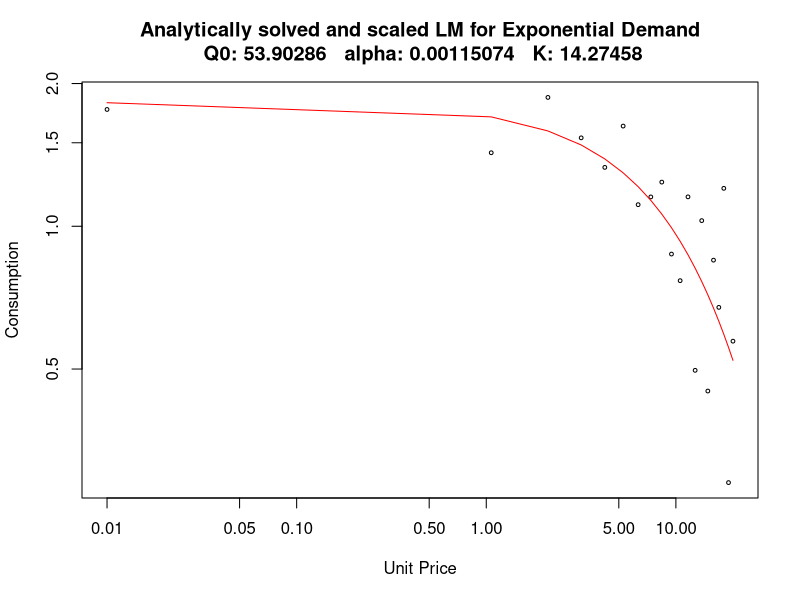

R code for this plot:
###
#
#   Shawn Gilroy
#   06/04/2017
#
#   GPLv2+
#
#   Proofs for solving exponential demand model via analytic gradient
#   
#   Requires: minpack.lm
#
#   Purposes:
#   1) Simulates demand model, with noise for testing with various conditions (enable seed to disable)
#   2) Manually specify out analytic derivatives and hand build jacobian matrix
#   3) Scale individual, low-level errors for e-3,4 parameters
#
###

#set.seed(65536)      #  <---- Seed here

require(minpack.lm)

###
#  
#   Demand Function (Exponential form)
#
###
exponentialDemandFunc <- function(x, q0, alpha, k) 
{
  func <- (log(q0)/log(10)) + k * (exp(-alpha * q0 * x) - 1)
  eval(func)
}

###
#  
#   Jacobian of the demand function (Exponential form)
#
###
exponentialGradient <- function(x, q0, alpha, k) 
{
  func <- expression((log(q0)/log(10)) + k * (exp(-alpha * q0 * x) - 1))
  c(eval(D(func, "q0")), 
    eval(D(func, "alpha" )),
    eval(D(func, "k"  )))
}

###
#  
#   Residual helper function
#
###
exponentialResidualFunc <- function(params, x, consumption, demandFunction, jacobianFunction)
{
  consumption - do.call("demandFunction", c(list(x = x), as.list(params)))
}

###
#  
#   Jacobian helper function
#
###
exponentialJacobianMatrix <- function(params, x, consumption, demandFunction, jacobianFunction) 
{
  -do.call("jacobianFunction", c(list(x = x), as.list(params)))
}  

# Simulated price points
pricePoints <- seq(0.01, 
                   20, 
                   length=20)

# Simulated base parameters
seedParams <- c(q0 = 8, 
                alpha = 0.006, 
                k = 1)

# Fitted base model
demandWithNoise <- do.call("exponentialDemandFunc", 
                           c(list(x = pricePoints), 
                           as.list(seedParams)))

# Fitted base model, with noise for simulation
simulatedConsumption <- demandWithNoise + rnorm(length(demandWithNoise), mean = demandWithNoise, sd = 0.2 * max(demandWithNoise))

# nls starting parameters (vague)
startingParameters <- c(q0 = 10, alpha = 0.001, k = 1)

# non-linear LM fitting
#
#   Comments: refer to diag = c(...)
#   This vector applies a scaling constant to the residual function
#   This should even the load for parameters 2-3+ orders away from the others
#   Example: alpha parameter generally 3-4 orders away from highest other parameter
#   
#   Note: diag is not a permanent fix, this is an oddly behaving function and may need tweaking 
#   in certain, more extreme cases
#
fit <- nls.lm(par = startingParameters, 
              fn = exponentialResidualFunc, 
              jac = exponentialJacobianMatrix,
              demandFunction = exponentialDemandFunc, 
              jacobianFunction = exponentialGradient,
              x = pricePoints, 
              consumption = log(simulatedConsumption), 
              control = nls.lm.control(maxiter = 1000,
                                       diag = c(q0 = 1, alpha = 1000, k = 1)))

# Map fitted params to base model
fittedDemand <- do.call("exponentialDemandFunc", 
                        c(list(x = pricePoints), 
                        fit$par))  

# Plot out simulated data with fit
plot(pricePoints, 
     simulatedConsumption, 
     cex = 0.5,
     log = "xy",
     xlab = "Unit Price",
     ylab = "Consumption",
     main = paste("Analytically solved and scaled LM for Exponential Demand\n", 
                  "Q0:", round(exp(fit$par[1]), 5),
                  "  alpha:", round(fit$par[2], 8),
                  "  K:", round(fit$par[3], 5),
                  sep = " "))

# draw out fitted solution
lines(pricePoints, exp(fittedDemand), col="red", lwd=1)   
